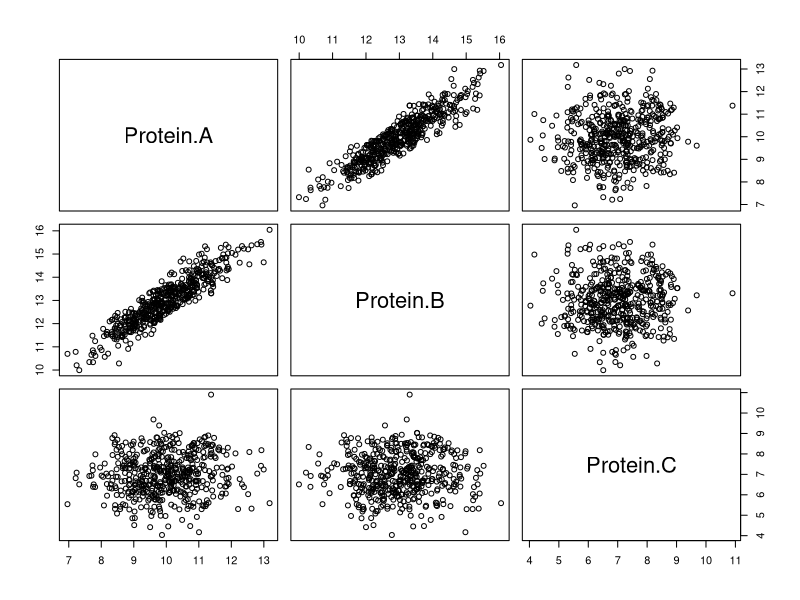
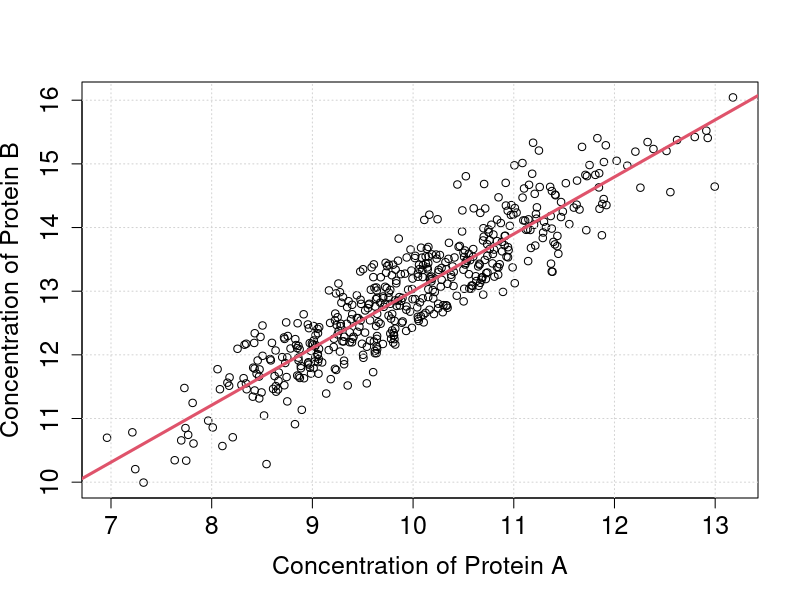

Source code (R) for these figures, in order:
## ---- chunk 1
X = read.table("data/study2.csv", sep=";", header=TRUE)
str(X)
## ---- chunk 2
plot(X)
## ---- chunk 3
cor.test(X$Protein.A, X$Protein.B)
cor.test(X$Protein.A, X$Protein.C)
cor.test(X$Protein.B, X$Protein.C)
## ---- chunk 4
L1 = lm(X$Protein.B ~ X$Protein.A)
## ---- chunk 5
summary(L1)
## ---- chunk 6

par(mfrow=c(1,1))
plot(X$Protein.A, X$Protein.B, cex.axis=1.5, cex.lab=1.5, 
     xlab="Concentration of Protein A",
     ylab="Concentration of Protein B")
grid()
#The coefficients of the linear regression model
#L1$coefficients
abline(a=L1$coefficients[1], b=L1$coefficients[2], col=2, lwd=3)
